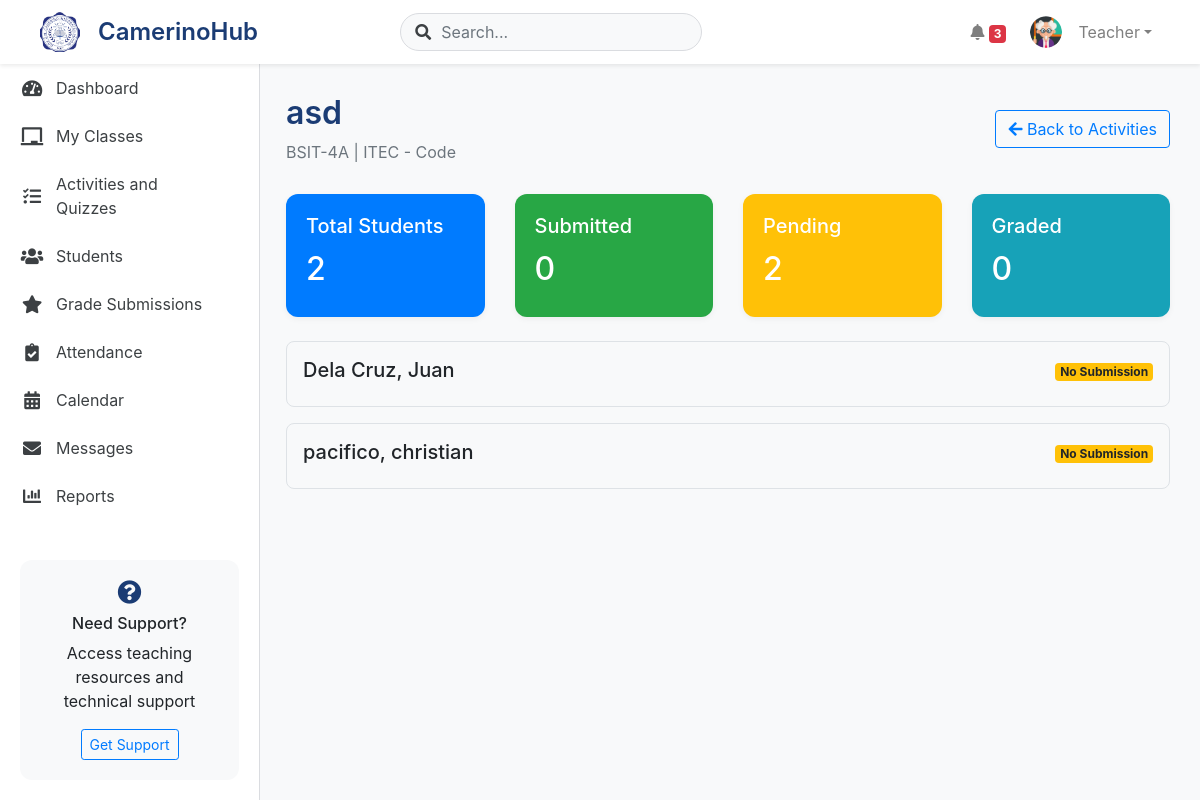
/Teacher/view_submissions.php?id=1 (signed in), run on the app's committed database.
### tables this page shows
CREATE TABLE `activities` (
  `activity_id` int(11) NOT NULL,
  `teacher_id` int(11) NOT NULL,
  `section_subject_id` int(11) NOT NULL,
  `title` varchar(255) NOT NULL,
  `description` text DEFAULT NULL,
  `file_path` varchar(255) DEFAULT NULL,
  `type` enum('activity','quiz','assignment') DEFAULT 'activity',
  `points` int(11) NOT NULL DEFAULT 100,
  `quiz_link` varchar(255) DEFAULT NULL,
  `quiz_duration` int(11) DEFAULT NULL COMMENT 'Duration in minutes',
  `prevent_tab_switch` tinyint(1) DEFAULT 0,
  `fullscreen_required` tinyint(1) DEFAULT 0,
  `quiz_attempts` int(11) DEFAULT 1,
  `due_date` datetime NOT NULL,
  `created_at` timestamp NOT NULL DEFAULT current_timestamp(),
  `updated_at` timestamp NOT NULL DEFAULT current_timestamp() ON UPDATE current_timestamp(),
  `status` enum('active','inactive') DEFAULT 'active'
);

CREATE TABLE `sections` (
  `section_id` int(11) NOT NULL,
  `section_name` varchar(50) NOT NULL,
  `grade_level` enum('7','8','9','10') NOT NULL,
  `adviser_id` int(11) DEFAULT NULL,
  `school_year` varchar(9) NOT NULL,
  `status` enum('active','inactive','archived') DEFAULT 'active',
  `created_at` timestamp NOT NULL DEFAULT current_timestamp()
);

CREATE TABLE `subjects` (
  `id` int(11) NOT NULL,
  `subject_code` varchar(20) NOT NULL,
  `subject_title` varchar(255) NOT NULL,
  `subject_name` varchar(100) NOT NULL,
  `category` varchar(100) NOT NULL,
  `description` varchar(255) DEFAULT NULL,
  `created_at` timestamp NOT NULL DEFAULT current_timestamp(),
  `status` enum('active','inactive') NOT NULL DEFAULT 'active'
);

CREATE TABLE `student` (
  `student_id` int(11) NOT NULL,
  `username` varchar(100) NOT NULL,
  `password` varchar(255) NOT NULL,
  `email` varchar(100) NOT NULL,
  `firstname` varchar(100) NOT NULL,
  `lastname` varchar(100) NOT NULL,
  `middlename` varchar(100) DEFAULT NULL,
  `profile_image` varchar(255) DEFAULT NULL,
  `cys` varchar(50) NOT NULL,
  `status` enum('active','inactive','archived','graduated') DEFAULT 'active',
  `login_attempts` int(11) DEFAULT 0,
  `lockout_until` datetime DEFAULT NULL,
  `user_online` tinyint(1) DEFAULT 0,
  `created_at` timestamp NOT NULL DEFAULT current_timestamp(),
  `updated_at` timestamp NOT NULL DEFAULT current_timestamp() ON UPDATE current_timestamp()
);

### db/dbConnector.php (called while the page is built, shortened)
<?php
class DbConnector {
public $link;
public $messageLink;
function __construct($useMessageDb = false) {
        $host = 'localhost';
        $mainDb = 'camerinohub';
        $user = 'root';
        $pass = '';
        $this->link = mysqli_connect($host, $user, $pass, $mainDb);
        mysqli_set_charset($this->link, "utf8mb4");
    }
    function prepare($query, $useMessageDb = false) {
        $conn = $useMessageDb ? $this->messageLink : $this->link;
        $stmt = mysqli_prepare($conn, $query);
        return $stmt;
    }
}
?>

### Teacher/view_submissions.php (the view, shortened to what this page needs)
<?php
require_once('../db/dbConnector.php');
$db = new DbConnector();
$activity_id = $_GET['id'];
$teacher_id = $_SESSION['teacher_id'];
$verify_query = "
    SELECT a.*, sec.section_name, sub.subject_name, sub.subject_code
    FROM activities a
    JOIN section_subjects ss ON a.section_subject_id = ss.id
    JOIN sections sec ON ss.section_id = sec.section_id
    JOIN subjects sub ON ss.subject_id = sub.id
    WHERE a.activity_id = ? AND ss.teacher_id = ?";
$stmt = $db->prepare($verify_query);
$stmt->bind_param("ii", $activity_id, $teacher_id);
$stmt->execute();
$activity = $stmt->get_result()->fetch_assoc();
$submissions_query = "
    SELECT
        s.student_id,
        s.firstname,
        s.lastname,
        sas.submission_id,
        sas.submitted_at,
        sas.points,
        sas.feedback,
        GROUP_CONCAT(sf.file_path) as files
    FROM student_sections ss
    JOIN student s ON ss.student_id = s.student_id
    LEFT JOIN student_activity_submissions sas
        ON s.student_id = sas.student_id
        AND sas.activity_id = ?
    LEFT JOIN submission_files sf
        ON sas.submission_id = sf.submission_id
    WHERE ss.section_id = (
        SELECT section_id
        FROM section_subjects
        WHERE id = ?
    )
    AND ss.status = 'active'
    GROUP BY s.student_id
    ORDER BY s.lastname, s.firstname";
$stmt = $db->prepare($submissions_query);
$stmt->bind_param("ii", $activity_id, $activity['section_subject_id']);
$stmt->execute();
$submissions = $stmt->get_result()->fetch_all(MYSQLI_ASSOC);
?>
<!DOCTYPE html>
<html lang="en">
<head>
    <link href="https://stackpath.bootstrapcdn.com/bootstrap/4.5.2/css/bootstrap.min.css" rel="stylesheet">
    <link href="https://cdnjs.cloudflare.com/ajax/libs/font-awesome/5.15.1/css/all.min.css" rel="stylesheet">
    <link rel="stylesheet" href="css/dashboard-shared.css">
</head>
<body>
    <?php include 'includes/navigation.php'; ?>
    <div class="dashboard-container">
        <?php include 'includes/sidebar.php'; ?>
        <div class="main-content">
            <div class="content-header">
                <div class="d-flex justify-content-between align-items-center">
                    <div>
                        <h1><?php echo htmlspecialchars($activity['title']); ?></h1>
                        <p class="text-muted">
                            <?php echo htmlspecialchars($activity['section_name']); ?> |
                            <?php echo htmlspecialchars($activity['subject_code']); ?> -
                            <?php echo htmlspecialchars($activity['subject_name']); ?>
                        </p>
                    </div>
                    <a href="manage_activities.php" class="btn btn-outline-primary">
                        <i class="fas fa-arrow-left"></i> Back to Activities
                    </a>
                </div>
            </div>
            <div class="content-body">
                <div class="row mb-4">
                    <div class="col-md-3">
                        <div class="card bg-primary text-white">
                            <div class="card-body">
                                <h5 class="card-title">Total Students</h5>
                                <h2><?php echo count($submissions); ?></h2>
                            </div>
                        </div>
                    </div>
                    <div class="col-md-3">
                        <div class="card bg-success text-white">
                            <div class="card-body">
                                <h5 class="card-title">Submitted</h5>
                                <h2><?php echo count(array_filter($submissions, function($s) { return $s['submission_id'] != null; })); ?></h2>
                            </div>
                        </div>
                    </div>
                    <div class="col-md-3">
                        <div class="card bg-warning text-white">
                            <div class="card-body">
                                <h5 class="card-title">Pending</h5>
                                <h2><?php echo count(array_filter($submissions, function($s) { return $s['submission_id'] == null; })); ?></h2>
                            </div>
                        </div>
                    </div>
                    <div class="col-md-3">
                        <div class="card bg-info text-white">
                            <div class="card-body">
                                <h5 class="card-title">Graded</h5>
                                <h2><?php echo count(array_filter($submissions, function($s) { return $s['points'] !== null; })); ?></h2>
                            </div>
                        </div>
                    </div>
                </div>
                <div class="submissions-container">
                    <?php foreach ($submissions as $submission): ?>
                        <div class="submission-card p-3 position-relative">
                            <div class="row">
                                <div class="col-md-4">
                                    <h5><?php echo htmlspecialchars($submission['lastname'] . ', ' . $submission['firstname']); ?></h5>
                                </div>
                                <div class="col-md-4">
                                </div>
                                <div class="col-md-4 text-right">
                                    <?php if ($submission['submission_id']): ?>
                                        <button class="btn btn-primary grade-btn"
                                                onclick="toggleFeedback(<?php echo $submission['submission_id']; ?>)">
                                            <?php echo $submission['points'] !== null ? 'Update Grade' : 'Grade'; ?>
                                        </button>
                                    <?php else: ?>
                                        <span class="badge badge-warning">No Submission</span>
                                    <?php endif; ?>
                                </div>
                            </div>
                        </div>
                    <?php endforeach; ?>
                </div>
            </div>
        </div>
    </div>
</body>
</html>

### Teacher/css/dashboard-shared.css (style rules this page uses)
:root { --primary-color: #1B3C74; --secondary-color: #2AA7FF; --accent-color: #4285f4; --text-primary: #3c4043; --border-color: #dadce0; --hover-bg: #f8f9fa; --sidebar-width: 250px; }
.dashboard-container { display: flex; min-height: 100vh; padding-top: 64px; }
.main-content { flex: 1; margin-left: 256px; padding: 30px; background: #f8f9fa; }
.card { border: none; border-radius: 12px; box-shadow: 0 2px 6px rgba(0,0,0,0.05); transition: transform 0.3s ease, box-shadow 0.3s ease; }
.content-header { margin-bottom: 30px; }
.content-header h1 { color: var(--primary-color); font-size: 2rem; font-weight: 600; margin-bottom: 8px; }
.content-header p { color: var(--text-primary); margin: 0; }

### Teacher/view_submissions.php (style rules this page uses)
.submission-card { border: 1px solid #dee2e6; border-radius: 8px; margin-bottom: 1rem; transition: all 0.3s ease; }

### data on the page
activities: title "asd", sections.section_name "BSIT-4A", subjects.subject_code "ITEC", subjects.subject_name "Code"
student: lastname+firstname "Dela Cruz, Juan"
student: lastname+firstname "pacifico, christian"

### other printed values
$userData['firstname'] "Teacher"
count($submissions) "2"
